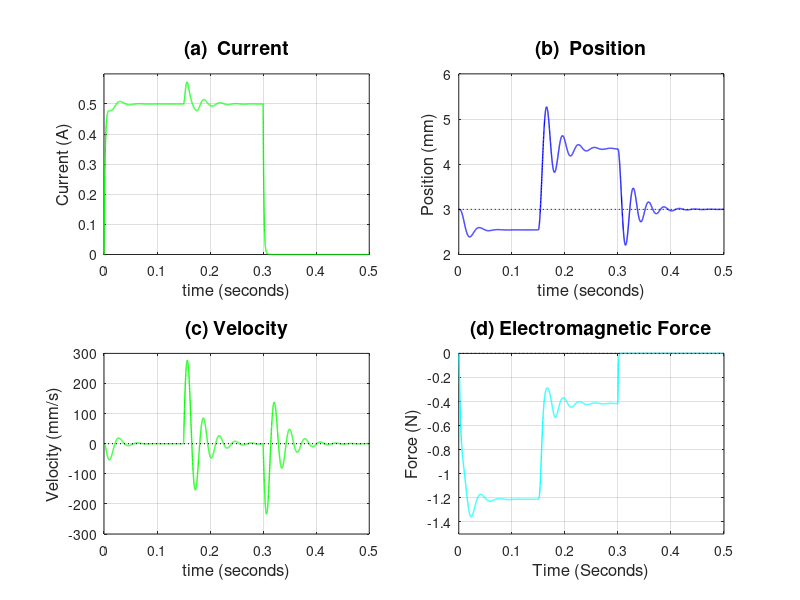

Reproduce this figure in MATLAB. (Note: this script raises an error after producing the figure.)
%EE516 Power Systems
% Mulualem Ayena
%elctromagnet
r = 10;                 % Coil resistance [Ohms]
k = 6.283e-5;           % Inductance coefficient [H·m]
x0 = 0.003;             % Initial position/spring reference [m] (3 mm)
K = 2667;               % Spring constant [N/m]
D = 4;                  % Damping coefficient [N·s/m]
M = 0.055;              % Mass [kg]

% Voltage profile: 5V from 0 to 0.3s, then 0V 
v_func = @(t) 5 * (t >= 0 & t < 0.3);

% Force profile: 4N from 0.15 to 0.3s, otherwise 0 
fm_func = @(t) 4 * (t >= 0.15 & t < 0.3);

%%  SYSTEM ODEs 
% State vector: y(1) = i (current), y(2) = x (position), y(3) = v_x (velocity)
system_ode = @(t, y) [
    % di/dt = (x/k)*(v - r*i) + (i*v_x)/x
    (y(2)/k) * (v_func(t) - r*y(1)) + (y(1)*y(3))/y(2);
    
    % dx/dt = v_x
    y(3);
    
    % dv_x/dt = (1/M)*(f_m + f_e - D*v_x - K*(x - x0))
    % where f_e = -k*i^2/(2*x^2)
    (1/M) * (fm_func(t) - k*y(1)^2/(2*y(2)^2) - D*y(3) - K*(y(2) - x0))
];
%%  SIMULATION SETTINGS 
t_start = 0;
t_end = 0.5;           
t_span = [t_start t_end];

% Initial conditions
i0 = 0;                 % Initial current [A]
x_init = 0.003;         % Initial position [m] (3 mm)
v_x0 = 0;               % Initial velocity [m/s]
y0 = [i0; x_init; v_x0];

% Solve using ode45 with high resolution
options = odeset('RelTol', 1e-6, 'AbsTol', 1e-8, 'MaxStep', 0.0005);
[t, y] = ode45(system_ode, t_span, y0, options);

i = y(:, 1);            % Current [A]
x = y(:, 2);            % Position [m]
v_x = y(:, 3);          % Velocity [m/s]

% Calculate derived quantities
f_e = -k * i.^2 ./ (2 * x.^2);           % Electromagnetic force [N]
L = k ./ x;                               % Inductance [H]

% Calculate power quantities
p_source = v_func(t) .* i;                 % Instantaneous input power
p_resistor = r * i.^2;                     % Power dissipated in resistor
p_field = gradient(0.5 * L .* i.^2, t);    % Power into magnetic field
p_mech = -f_e .* v_x;                      % Mechanical power

% Energy calculations
W_field = 0.5 * L .* i.^2 * 1000;          % Magnetic field energy [mJ]
W_spring = 0.5 * K * (x - x0).^2 * 1000;    % Spring energy [mJ]
W_kinetic = 0.5 * M * v_x.^2 * 1000;        % Kinetic energy [mJ]
%%  PLOT 1: Combined Main Results 
figure('Position', [100 100 1400 1000]);

% Current
subplot(2,2,1);
plot(t, i, 'g-', 'LineWidth', 1);
hold on;
xlabel('time (seconds)', 'FontSize', 12);
ylabel('Current (A)', 'FontSize', 12);
title('(a)  Current', 'FontSize', 14);
grid on;
xlim([0 0.5]);
ylim([0 0.6]);

% Position
subplot(2,2,2);
plot(t, x*1000, 'b-', 'LineWidth', 1);
hold on;
line([0 0.5], [3 3], 'Color', 'k', 'LineStyle', ':');
xlabel('time (seconds)', 'FontSize', 12);
ylabel('Position (mm)', 'FontSize', 12);
title('(b)  Position', 'FontSize', 14);
grid on;
xlim([0 0.5]);
ylim([2.0 6.0]);

% Velocity
subplot(2,2,3);
plot(t, v_x*1000, 'g-', 'LineWidth', 1);
hold on;
line([0 0.5], [0 0], 'Color', 'k', 'LineStyle', ':');
xlabel('time (seconds)', 'FontSize', 12);
ylabel('Velocity (mm/s)', 'FontSize', 12);
title('(c) Velocity', 'FontSize', 14);
grid on;
xlim([0 0.5]);
ylim([-300 300]);

% Electromagnetic Force
subplot(2,2,4);
plot(t, f_e, 'c-', 'LineWidth', 1);
hold on;
line([0 0.5], [0 0], 'Color', 'k', 'LineStyle', ':');
xlabel('Time (Seconds)', 'FontSize', 12);
ylabel('Force (N)', 'FontSize', 12);
title('(d) Electromagnetic Force', 'FontSize', 14);
grid on;
xlim([0 0.5]);
ylim([-1.5 0]);

sgtitle('Electromagnet Response to Applied Voltage and Force', 'FontSize', 16, 'FontWeight', 'bold');

%%  PLOT 2: Inductance and Power 
figure('Position', [100 100 1200 800]);
% Inductance
subplot(2,2,1);
plot(t, L*1000, 'g-', 'LineWidth', 1);
hold on;
xlabel('Time (Seconds)', 'FontSize', 12);
ylabel('Inductance (mH)', 'FontSize', 12);
title('Coil Inductance L = k/x', 'FontSize', 14);
grid on;
xlim([0 0.5]);

% Input Power
subplot(2,2,2);
plot(t, p_source, 'b-', 'LineWidth', 1);
hold on;
xlabel('Time (Seconds)', 'FontSize', 12);
ylabel('Inst. P in r (W)', 'FontSize', 10);
grid on;
xlim([0 0.5]);
ylim([0 3]);

% Resistor Power
subplot(2,2,3);
plot(t, p_resistor, 'b-', 'LineWidth', 1);
hold on;
xlabel('Time (Seconds)', 'FontSize', 12);
ylabel('Inst. input Power (W)', 'FontSize', 10);
grid on;
xlim([0 0.5]);
ylim([0 3.5]);
